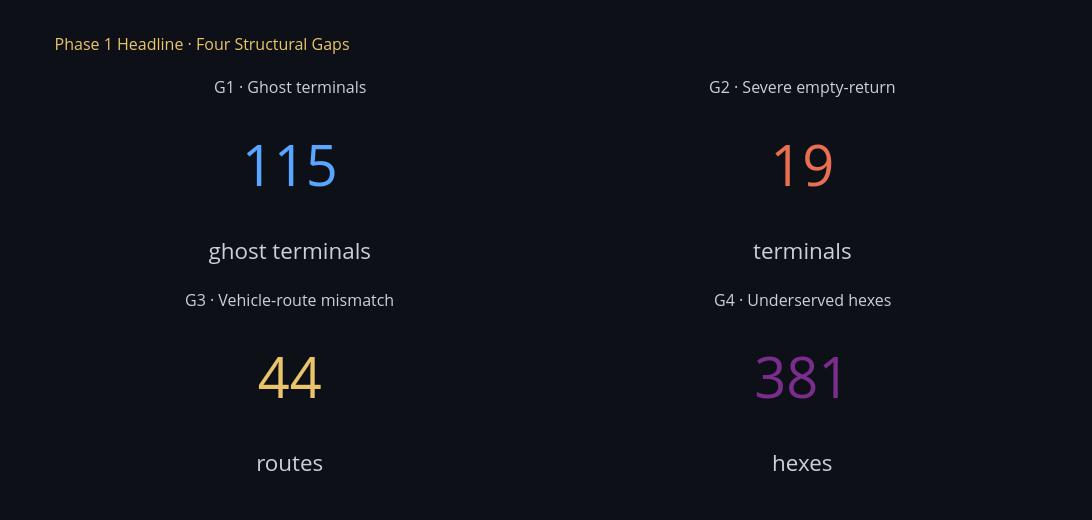

Write notebook code for a chart like this one.
### Markdown cell above
<div style="background:rgba(88,166,255,0.06);border-left:3px solid #58A6FF;padding:14px 20px;border-radius:0 6px 6px 0;margin:16px 0;width:calc(100% - 32px);max-width:calc(100% - 32px);box-sizing:border-box;overflow-x:auto;overflow-wrap:anywhere;word-break:break-word;white-space:normal;">
 <span style="font-family:'Share Tech Mono',monospace;color:#58A6FF;font-size:.85em;letter-spacing:.15em;max-width:100%;box-sizing:border-box;overflow-wrap:anywhere;word-break:break-word;white-space:normal;">⟐ CODE EXPLANATION</span>
 <p style="margin:8px 0 0;color:#C9D1D9;line-height:1.6;max-width:100%;box-sizing:border-box;overflow-wrap:anywhere;word-break:break-word;white-space:normal;">2×2 subplot dashboard of Phase 1 headline numbers. This chart anchors the story arc - Phase 2 sections refer back to these gaps throughout.</p>
</div>

### Code cell
fig = make_subplots(rows=2, cols=2,
    subplot_titles=['G1 · Ghost terminals','G2 · Severe empty-return','G3 · Vehicle-route mismatch','G4 · Underserved hexes'],
    specs=[[{'type':'indicator'},{'type':'indicator'}],[{'type':'indicator'},{'type':'indicator'}]])

panels = [
    (g1_count, '#58A6FF', 'ghost terminals'),
    (g2_empty, '#E86F51', 'terminals'),
    (g3_mismatch, '#E9C46A', 'routes'),
    (g4_count, '#7B2D8E', 'hexes'),
]
for (val, color, suffix), (r, c) in zip(panels, [(1,1),(1,2),(2,1),(2,2)]):
    fig.add_trace(go.Indicator(
        mode='number',
        value=val,
        number=dict(font=dict(size=56, color=color), suffix=f'<br><span style="font-size:.4em;color:#C9D1D9">{suffix}</span>')
    ), row=r, col=c)
fig.update_layout(template='plotly_dark', paper_bgcolor=BG, plot_bgcolor=BG,
                  title=dict(text='Phase 1 Headline · Four Structural Gaps', font=dict(color='#E9C46A', size=16)),
                  font=dict(color=TXT), height=520, width=1100)
fig.show()

### Figure 1 — Plotly figure (JSON) as saved in the notebook; plotly's stock layout.template omitted (floating-point values rounded to 4 significant figures)
{"data": [{"domain": {"x": [0, 0.45], "y": [0.625, 1]}, "mode": "number", "number": {"font": {"color": "#58A6FF", "size": 56}, "suffix": "<br><span style=\"font-size:.4em;color:#C9D1D9\">ghost terminals</span>"}, "type": "indicator", "value": 115}, {"domain": {"x": [0.55, 1], "y": [0.625, 1]}, "mode": "number", "number": {"font": {"color": "#E86F51", "size": 56}, "suffix": "<br><span style=\"font-size:.4em;color:#C9D1D9\">terminals</span>"}, "type": "indicator", "value": 19}, {"domain": {"x": [0, 0.45], "y": [0, 0.375]}, "mode": "number", "number": {"font": {"color": "#E9C46A", "size": 56}, "suffix": "<br><span style=\"font-size:.4em;color:#C9D1D9\">routes</span>"}, "type": "indicator", "value": 44}, {"domain": {"x": [0.55, 1], "y": [0, 0.375]}, "mode": "number", "number": {"font": {"color": "#7B2D8E", "size": 56}, "suffix": "<br><span style=\"font-size:.4em;color:#C9D1D9\">hexes</span>"}, "type": "indicator", "value": 381}], "layout": {"annotations": [{"font": {"size": 16}, "showarrow": false, "text": "G1 · Ghost terminals", "x": 0.225, "xanchor": "center", "xref": "paper", "y": 1, "yanchor": "bottom", "yref": "paper"}, {"font": {"size": 16}, "showarrow": false, "text": "G2 · Severe empty-return", "x": 0.775, "xanchor": "center", "xref": "paper", "y": 1, "yanchor": "bottom", "yref": "paper"}, {"font": {"size": 16}, "showarrow": false, "text": "G3 · Vehicle-route mismatch", "x": 0.225, "xanchor": "center", "xref": "paper", "y": 0.375, "yanchor": "bottom", "yref": "paper"}, {"font": {"size": 16}, "showarrow": false, "text": "G4 · Underserved hexes", "x": 0.775, "xanchor": "center", "xref": "paper", "y": 0.375, "yanchor": "bottom", "yref": "paper"}], "font": {"color": "#C9D1D9"}, "height": 520, "paper_bgcolor": "#0D1117", "plot_bgcolor": "#0D1117", "title": {"font": {"color": "#E9C46A", "size": 16}, "text": "Phase 1 Headline · Four Structural Gaps"}, "width": 1100}}
